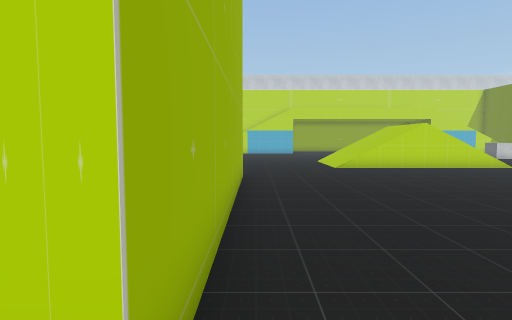
[1] (above)

23 first-person views from a walk through a scene from a Unity 3-D project. The camera is 1.3 m above the floor, tilts 4° down and sees 80° across. The floor is counted in squares, 1 m on a side. Each view is taken from the middle of a square. On the plan, view 1 faces up. The plan holds only what a view shows up to about 14 squares ahead; the rest is blank. The place goes on beyond the plan. Some surface patterns are stand-ins.

[2]
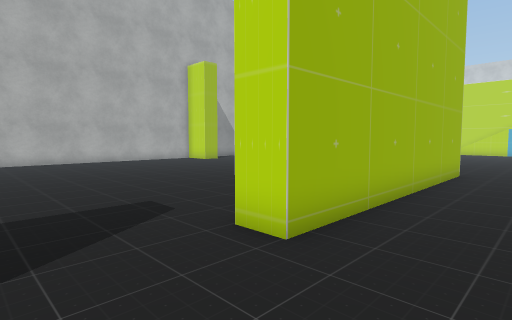

[3]
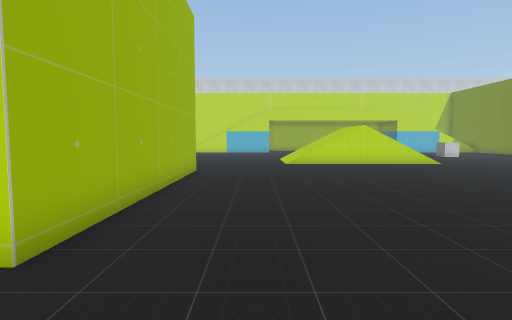

[4]
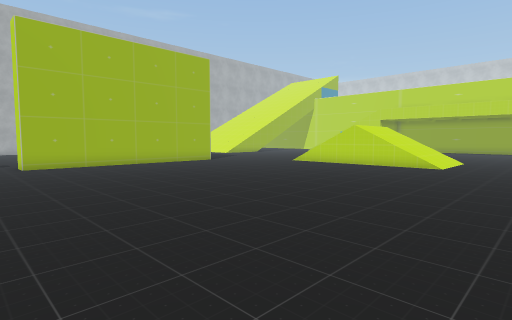

[5]
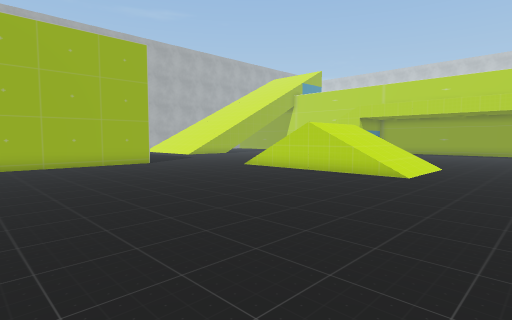

[6]
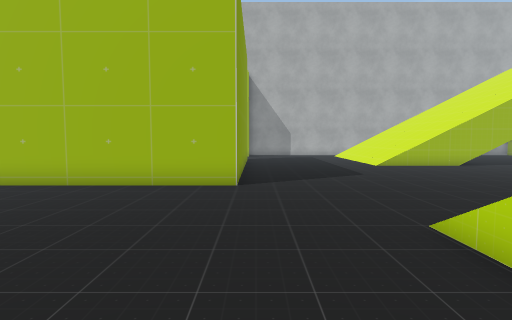

[7]
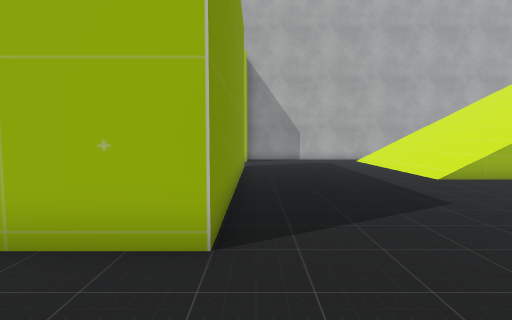

[8]
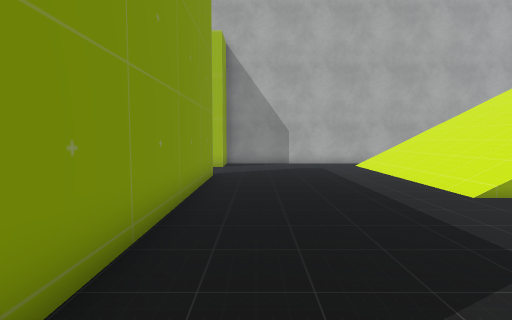

[9]
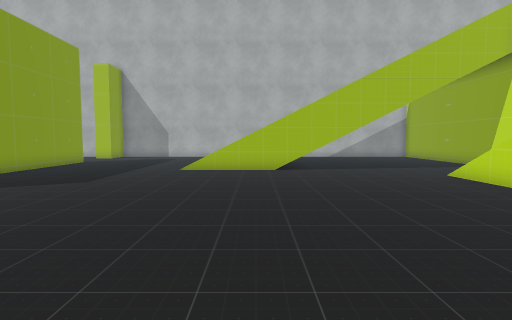

[10]
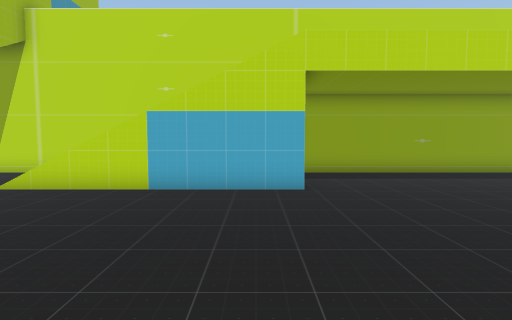

[11]
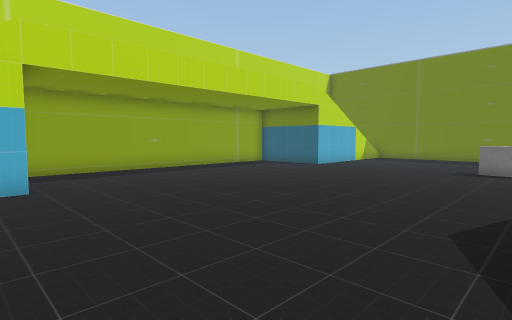

[12]
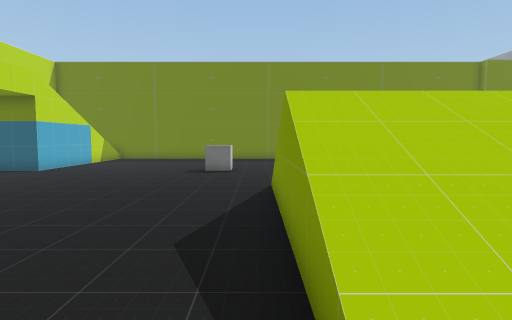

[13]
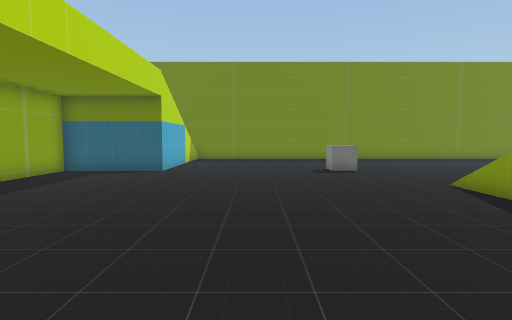

[14]
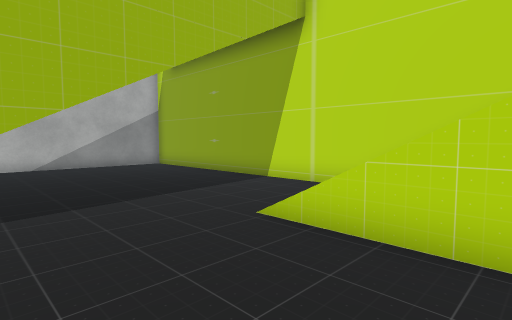

[15]
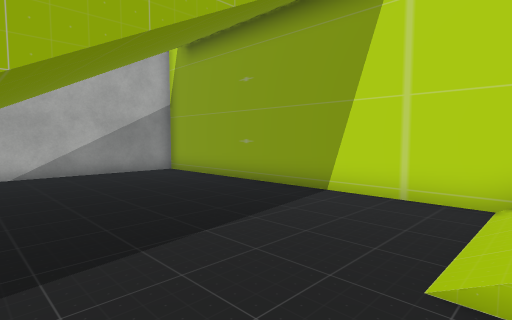

[16]
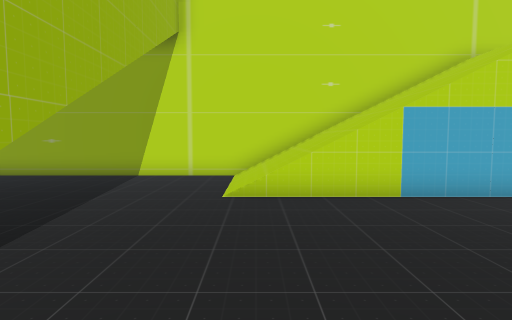

[17]
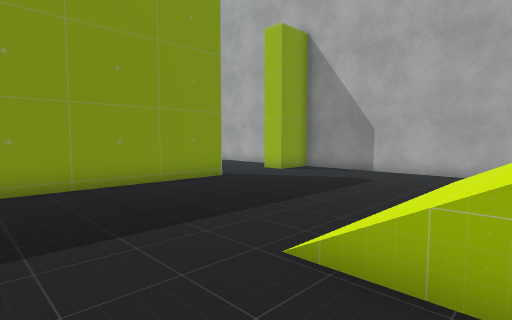

[18]
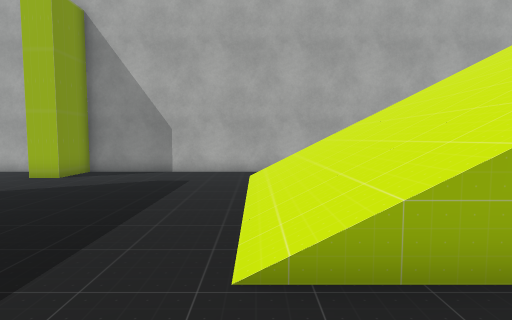

[19]
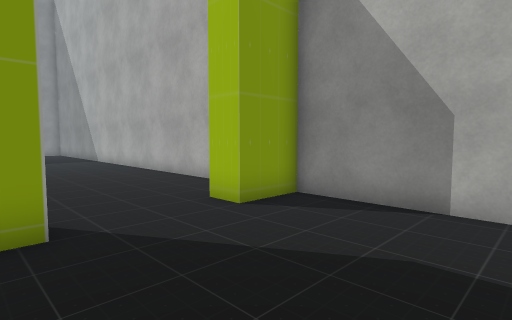

[20]
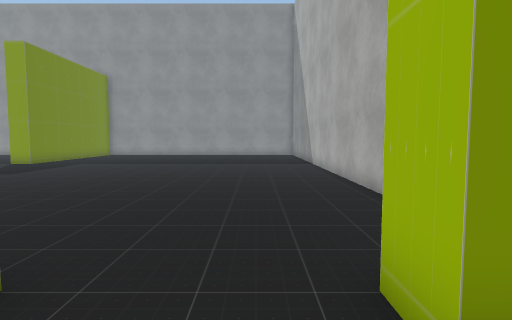

[21]
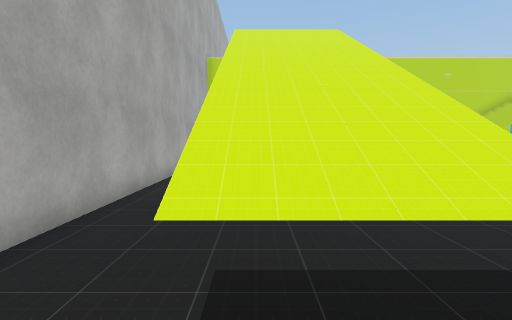

[22]
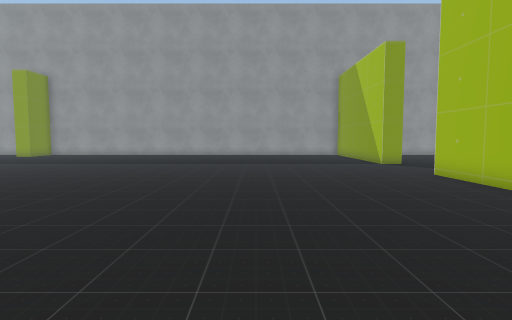

[23]
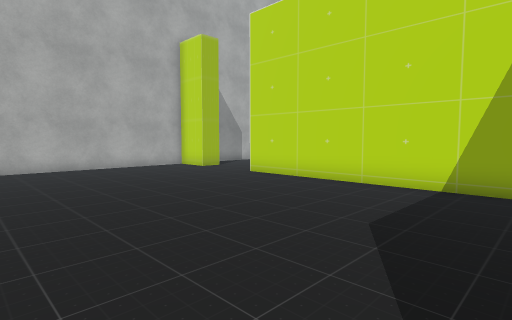

### Floor plan
Key: @ floor where view 1 was taken; # wall or solid block; . floor; / step, stairs or slope; = window, fence, low wall or low ledge; B box.
Columns run from 16 left of view 1 to 17 right of it. Each row starts with its distance up from view 1.
 31 ################################
 30 #...........////////...........#
 29 #...........////////...........#
 28 #...........////////...........#
 27 #.........../=######...........###
 26 #.................................
 25 #.................................
 24 #/////////........................
 23 #/////////........................
 22 #/////////........................
 21 #/////////........................
 20 #/////////.....................BB.
 19 #/////////.....................BB.
 18 #/////////........................
 17 #.////////..........////////......
 16 #..................  ///////......
 15 #...................  //////......
 14 #...................////////......
 13 #..............................
 12 #..............................
 11 #..............................
 10 ##....##########...............
  9 #............. #................
  8 #............. #................
  7 #..............#................
  6 #..............#................
  5 #..............#................
  4 #..............#................
  3 #..............#................
  2 #..............#................
  1 #...............................
  0 #...............@................
 -1 #.................................
 -2 #.................................

Positions as (right, up) in squares from view 1, and headings:
1: (0, 0), facing up
2: (2, -2), facing up-left
3: (2, -2), facing up
4: (15, -1), facing up-left
5: (15, 3), facing up-left
6: (8, 11), facing left
7: (3, 11), facing left
8: (0, 12), facing left
9: (6, 20), facing left
10: (2, 19), facing up
11: (2, 18), facing up-right
12: (3, 18), facing right
13: (3, 23), facing right
14: (-1, 23), facing up-left
15: (-4, 24), facing up-left
16: (-4, 20), facing up
17: (-4, 19), facing down-left
18: (-4, 17), facing left
19: (-10, 15), facing down-left
20: (-13, 12), facing down
21: (-13, 12), facing up
22: (6, 12), facing down
23: (-2, 1), facing up-left
